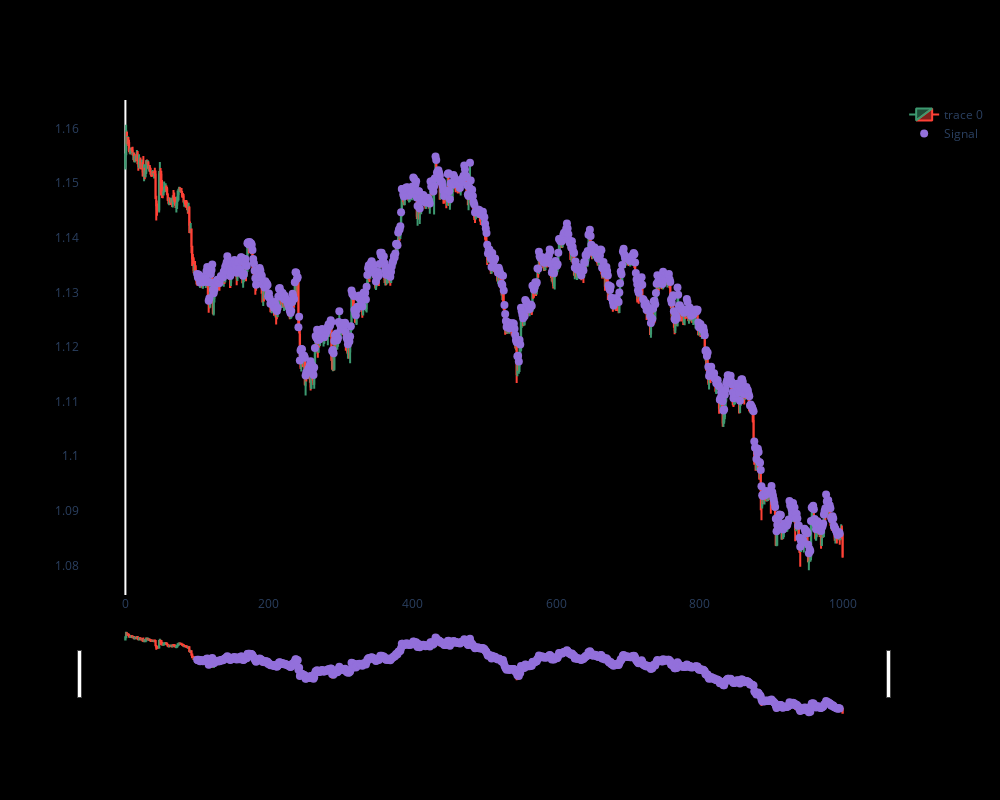

This figure's notebook cell:
### Code cell
dfpl = df
import plotly.graph_objects as go

fig = go.Figure(data=[go.Candlestick(x=dfpl.index,
                open=dfpl['open'],
                high=dfpl['high'],
                low=dfpl['low'],
                close=dfpl['close'])])

fig.update_layout(
    autosize=False,
    width=1000,
    height=800,
    paper_bgcolor='black',
    plot_bgcolor='black')
fig.update_xaxes(gridcolor='black')
fig.update_yaxes(gridcolor='black')
fig.add_scatter(x=dfpl.index, y=dfpl['pointpos'], mode="markers",
                marker=dict(size=8, color="MediumPurple"),
                name="Signal")
fig.show()

### Figure 1 — Plotly figure (JSON) as saved in the notebook; plotly's stock layout.template omitted (floating-point values rounded to 4 significant figures; data arrays with more than 128 entries replaced by an {"elided": "..."} marker saying what was removed)
{"data": [{"close": {"elided": "1000 float values"}, "high": {"elided": "1000 float values"}, "low": {"elided": "1000 float values"}, "open": {"elided": "1000 float values"}, "type": "candlestick", "x": {"elided": "1000 int values"}}, {"marker": {"color": "MediumPurple", "size": 8}, "mode": "markers", "name": "Signal", "type": "scatter", "x": {"elided": "1000 int values"}, "y": {"elided": "1000 float values"}}], "layout": {"autosize": false, "height": 800, "paper_bgcolor": "black", "plot_bgcolor": "black", "width": 1000, "xaxis": {"gridcolor": "black"}, "yaxis": {"gridcolor": "black"}}}
